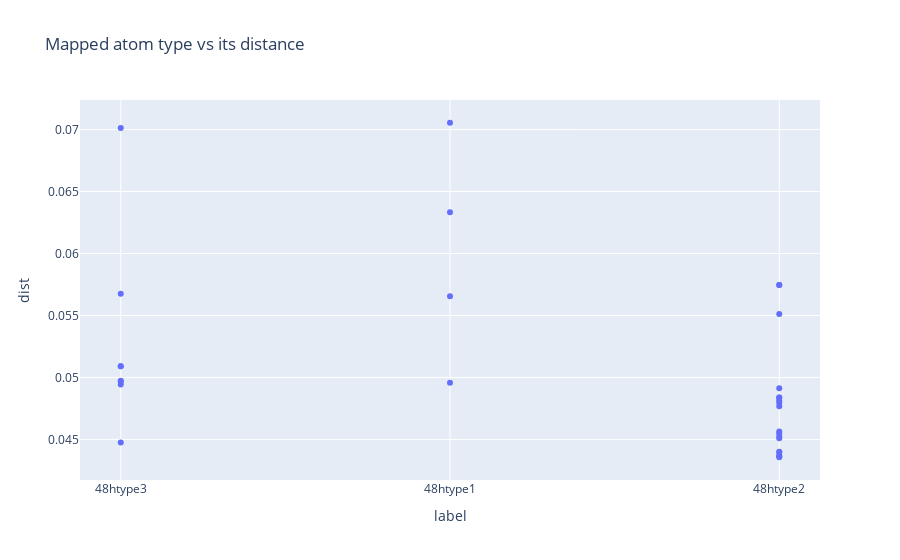

Here is the notebook cell this chart was saved with:
### Markdown cell above
## all weirdos

### Code cell
df = Plot.Mapping.Labelling.plot_mapped_label_vs_dist_and_histogram(file_loc_important_cols, litype, category_data = "weirdo", el = "Li")

fig = px.scatter(df, 
                x = 'idx_nr', 
                y = 'dist',
                # mode = "markers"
                color = 'label',
                title = 'Distance of weirdos vs its file index nr (0: lowest energy)',
                hover_data = ['dist', 'label', 'idx_nr', 'coor']
                )

fig.show(config={'scrollZoom': True})

### Figure 1 — Plotly figure (JSON) as saved in the notebook; plotly's stock layout.template omitted (floating-point values rounded to 4 significant figures)
{"data": [{"hovertemplate": "label=%{x}<br>dist=%{y}<extra></extra>", "legendgroup": "", "marker": {"color": "#636efa", "symbol": "circle"}, "mode": "markers", "name": "", "orientation": "v", "showlegend": false, "type": "scatter", "x": ["48htype3", "48htype3", "48htype1", "48htype3", "48htype2", "48htype3", "48htype3", "48htype2", "48htype2", "48htype2", "48htype3", "48htype3", "48htype1", "48htype2", "48htype2", "48htype2", "48htype2", "48htype2", "48htype2", "48htype3", "48htype2", "48htype2", "48htype1", "48htype2", "48htype1", "48htype2", "48htype2", "48htype2", "48htype2", "48htype2"], "xaxis": "x", "y": [0.05091, 0.05091, 0.04957, 0.04475, 0.04796, 0.04967, 0.05676, 0.04838, 0.04838, 0.04564, 0.04944, 0.07013, 0.05655, 0.04369, 0.04912, 0.04769, 0.04397, 0.044, 0.04813, 0.04973, 0.05745, 0.05745, 0.07055, 0.0451, 0.06333, 0.05512, 0.04356, 0.04364, 0.04523, 0.04548], "yaxis": "y"}], "layout": {"legend": {"tracegroupgap": 0}, "title": {"text": "Mapped atom type vs its distance"}, "xaxis": {"anchor": "y", "domain": [0, 1], "title": {"text": "label"}}, "yaxis": {"anchor": "x", "domain": [0, 1], "title": {"text": "dist"}}}}
